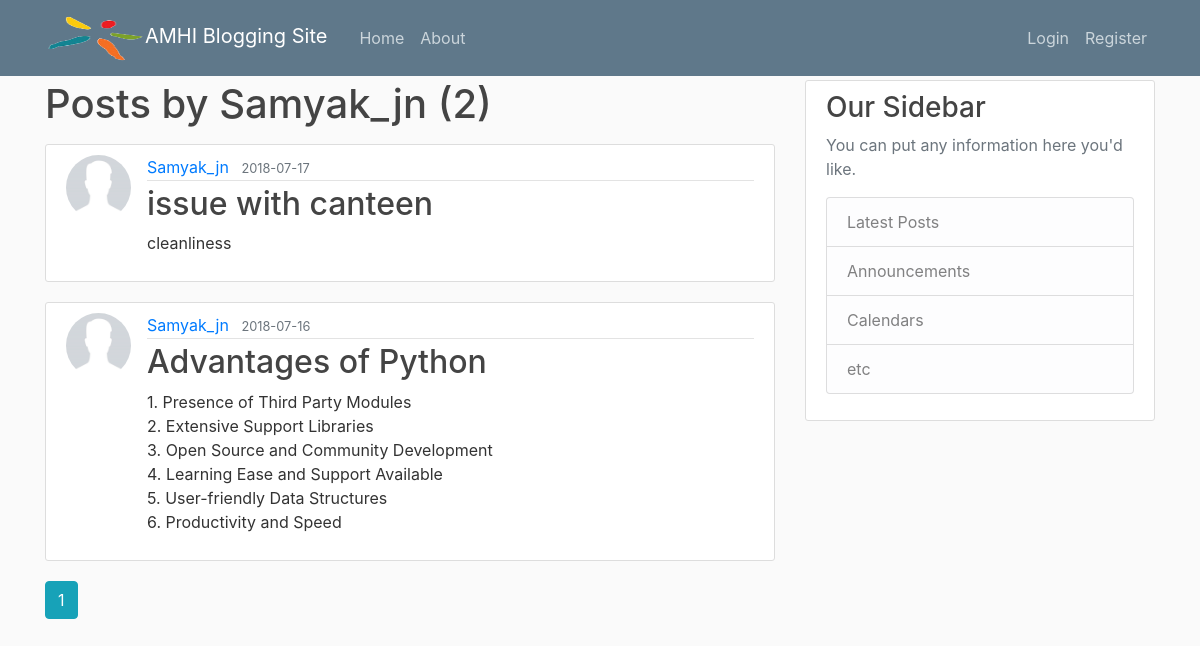
Page /user/Samyak_jn on the committed database.
### flaskblog/models.py (models this page shows, shortened)
class User(db.Model, UserMixin):
    id = db.Column(db.Integer, primary_key=True)
    username = db.Column(db.String(20), unique=True, nullable=False)
    email = db.Column(db.String(120), unique=True, nullable=False)
    image_file = db.Column(db.String(20), nullable=False, default='default.jpg')
    password = db.Column(db.String(60), nullable=False)
    posts = db.relationship('Post', backref='author', lazy=True)

class Post(db.Model):
    id = db.Column(db.Integer, primary_key=True)
    title = db.Column(db.String(100), nullable=False)
    date_posted = db.Column(db.DateTime, nullable=False, default=datetime.utcnow)
    content = db.Column(db.Text, nullable=False)
    user_id = db.Column(db.Integer, db.ForeignKey('user.id'), nullable=False)

### flaskblog/routes.py (the view)
@app.route("/user/<string:username>")
def user_posts(username):
    page = request.args.get('page', 1, type=int)
    user = User.query.filter_by(username=username).first_or_404()
    posts = Post.query.filter_by(author=user)\
        .order_by(Post.date_posted.desc())\
        .paginate(page=page, per_page=5)
    return render_template('user_posts.html', posts=posts, user=user)

### flaskblog/templates/user_posts.html
{% extends "layout.html" %}
{% block content %}
    <h1 class="mb-3">Posts by {{ user.username }} ({{ posts.total }})</h1>
    {% for post in posts.items %}
        <article class="media content-section">
          <img class="rounded-circle article-img" src="{{ url_for('static', filename='profile_pics/' + post.author.image_file) }}">
          <div class="media-body">
            <div class="article-metadata">
              <a class="mr-2" href="{{ url_for('user_posts', username=post.author.username) }}">{{ post.author.username }}</a>
              <small class="text-muted">{{ post.date_posted.strftime('%Y-%m-%d') }}</small>
            </div>
            <h2><a class="article-title" href="{{ url_for('post', post_id=post.id) }}">{{ post.title }}</a></h2>
            <p class="article-content">{{ post.content }}</p>
          </div>
        </article>
    {% endfor %}
    {% for page_num in posts.iter_pages(left_edge=1, right_edge=1, left_current=1, right_current=2) %}
      {% if page_num %}
        {% if posts.page == page_num %}
          <a class="btn btn-info mb-4" href="{{ url_for('user_posts', username=user.username, page=page_num) }}">{{ page_num }}</a>
        {% else %}
          <a class="btn btn-outline-info mb-4" href="{{ url_for('user_posts', username=user.username, page=page_num) }}">{{ page_num }}</a>
        {% endif %}
      {% else %}
        ...
      {% endif %}
    {% endfor %}
{% endblock content %}

### flaskblog/static/main.css (style rules this page uses)
body { background: #fafafa; color: #333333; margin-top: 5rem; }
h1, h2, h3, h4, h5, h6 { color: #444444; }
.content-section { background: #ffffff; padding: 10px 20px; border: 1px solid #dddddd; border-radius: 3px; margin-bottom: 20px; }
.article-title { color: #444444; }
.article-content { white-space: pre-line; }
.article-img { height: 65px; width: 65px; margin-right: 16px; }
.article-metadata { padding-bottom: 1px; margin-bottom: 4px; border-bottom: 1px solid #e3e3e3 }

### rows in the picture
User: username "Samyak_jn"
Post: image_file (placeholder picture), author.username "Samyak_jn", date_posted "2018-07-17", title "issue with canteen", content "cleanliness"
Post: image_file (placeholder picture), author.username "Samyak_jn", date_posted "2018-07-16", title "Advantages of Python", content "1. Presence of Third Party Modules 2. Extensive Support Libraries 3. Open Source and Community Development 4. Learning Ease and Support Available 5. User-friendly Data Structures 6. Productivity and Speed"

### other values in the picture
{{ posts.total }} "2"
{{ page_num }} "1"
